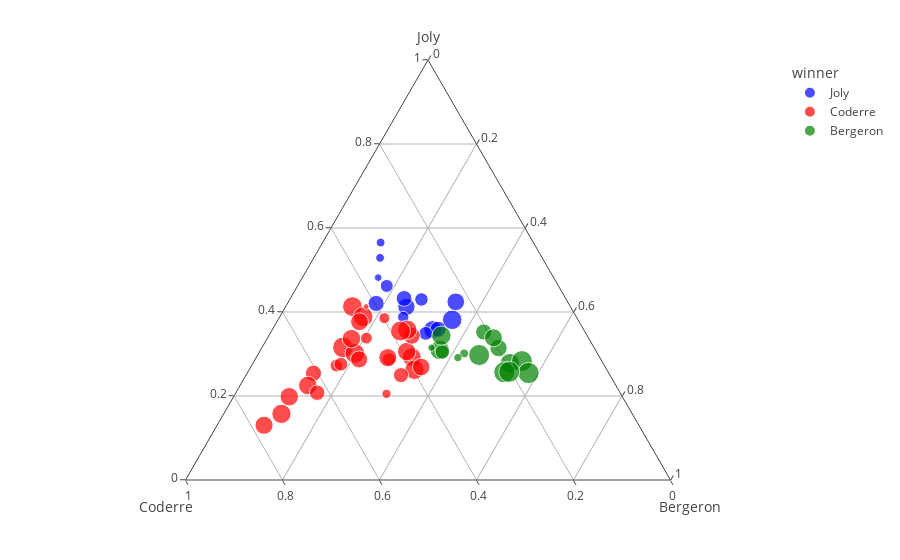

The code cell stored with this chart in its notebook:
### Code cell
df = px.data.election()
fig = px.scatter_ternary(df, a="Joly", b="Coderre", c="Bergeron", hover_name="district",
    color="winner", size="total", size_max=15,
    color_discrete_map = {"Joly": "blue", "Bergeron": "green", "Coderre":"red"} )
fig.show()

### Figure 1 — Plotly figure (JSON) as saved in the notebook; plotly's stock layout.template omitted (floating-point values rounded to 4 significant figures)
{"data": [{"a": [3024, 2675, 3578, 2849, 1894, 2282, 1636, 3262, 2648, 1266, 1908, 998, 1068, 690], "b": [2481, 2525, 2432, 2476, 1451, 1906, 1548, 1773, 2040, 1165, 1325, 631, 595, 518], "c": [1829, 1163, 3368, 2631, 754, 2169, 1503, 2653, 1437, 832, 1205, 258, 226, 224], "hovertemplate": "<b>%{hovertext}</b><br><br>winner=Joly<br>Joly=%{a}<br>Coderre=%{b}<br>Bergeron=%{c}<br>total=%{marker.size}<extra></extra>", "hovertext": ["101-Bois-de-Liesse", "102-Cap-Saint-Jacques", "161-Saint-HenriPetite-BourgognePointe-Saint-Charles", "172-Desmarchais-Crawford", "181-Peter-McGill", "182-Saint-Jacques", "33-Snowdon", "34-Notre-Dame-de-Grâce", "35-Loyola", "41-du Canal", "43-Fort-Rolland", "61-Pierre-Foretier", "62-Denis-Benjamin-Viger", "63-Jacques-Bizard"], "legendgroup": "Joly", "marker": {"color": "blue", "size": [7334, 6363, 9378, 7956, 4099, 6357, 4687, 7688, 6125, 3263, 4438, 1887, 1889, 1432], "sizemode": "area", "sizeref": 49.11, "symbol": "circle"}, "mode": "markers", "name": "Joly", "showlegend": true, "subplot": "ternary", "type": "scatterternary"}, {"a": [2532, 2543, 3330, 2852, 1656, 2431, 2081, 3959, 2822, 1641, 1908, 2438, 3291, 1220, 2039, 1402, 1076, 1172, 1286, 1232, 1157, 3717, 2943, 326, 3454, 2338, 1435, 1051, 423], "b": [3348, 3252, 5456, 4734, 5737, 3673, 3612, 4308, 4104, 3931, 5387, 2566, 3347, 3668, 2878, 2420, 2184, 1589, 2526, 1873, 1193, 4201, 3536, 332, 3694, 3509, 6591, 6229, 996], "c": [2770, 2521, 1760, 1879, 958, 3155, 1554, 1320, 1459, 882, 1184, 2092, 2562, 984, 2666, 1793, 691, 708, 851, 1182, 653, 1642, 1330, 131, 2589, 2178, 1085, 780, 643], "hovertemplate": "<b>%{hovertext}</b><br><br>winner=Coderre<br>Joly=%{a}<br>Coderre=%{b}<br>Bergeron=%{c}<br>total=%{marker.size}<extra></extra>", "hovertext": ["11-Sault-au-Récollet", "12-Saint-Sulpice", "121-La Pointe-aux-Prairies", "122-Pointe-aux-Trembles", "123-Rivière-des-Prairies", "134-Marie-Victorin", "14-Bordeaux-Cartierville", "141-Côte-de-Liesse", "142-Norman-McLaren", "151-Saint-Léonard-Est", "152-Saint-Léonard-Ouest", "162-Saint-PaulÉmard", "171-ChamplainL'Île-des-Soeurs", "191-Saint-Michel", "192-François-Perrault", "194-Parc-Extension", "21-Ouest", "22-Est", "23-Centre", "31-Darlington", "42-J.-Émery-Provost", "51-Sault-Saint-Louis", "52-Cecil-P.-Newman", "64-Sainte-Geneviève", "71-Tétreaultville", "74-Louis-Riel", "81-Marie-Clarac", "82-Ovide-Clermont", "91-Claude-Ryan"], "legendgroup": "Coderre", "marker": {"color": "red", "size": [8650, 8316, 10546, 9465, 8351, 9259, 7247, 9587, 8385, 6454, 8479, 7096, 9200, 5872, 7583, 5615, 3951, 3469, 4663, 4287, 3003, 9560, 7809, 789, 9737, 8025, 9111, 8060, 2062], "sizemode": "area", "sizeref": 49.11, "symbol": "circle"}, "mode": "markers", "name": "Coderre", "showlegend": true, "subplot": "ternary", "type": "scatterternary"}, {"a": [2514, 3044, 2316, 2873, 2815, 2788, 3234, 2271, 2782, 1578, 3139, 2675, 592, 419, 489], "b": [1734, 1770, 1455, 2979, 1827, 2331, 2670, 1347, 2201, 1644, 2746, 1546, 540, 446, 491], "c": [4782, 5933, 3599, 3430, 6408, 5748, 4962, 2827, 5819, 1950, 3250, 3679, 833, 465, 698], "hovertemplate": "<b>%{hovertext}</b><br><br>winner=Bergeron<br>Joly=%{a}<br>Coderre=%{b}<br>Bergeron=%{c}<br>total=%{marker.size}<extra></extra>", "hovertext": ["111-Mile-End", "112-DeLorimier", "113-Jeanne-Mance", "13-Ahuntsic", "131-Saint-Édouard", "132-Étienne-Desmarteau", "133-Vieux-Rosemont", "183-Sainte-Marie", "193-Villeray", "32-Côte-des-Neiges", "72-MaisonneuveLongue-Pointe", "73-Hochelaga", "92-Joseph-Beaubien", "93-Robert-Bourassa", "94-Jeanne-Sauvé"], "legendgroup": "Bergeron", "marker": {"color": "green", "size": [9030, 10747, 7370, 9282, 11050, 10867, 10866, 6445, 10802, 5172, 9135, 7900, 1965, 1330, 1678], "sizemode": "area", "sizeref": 49.11, "symbol": "circle"}, "mode": "markers", "name": "Bergeron", "showlegend": true, "subplot": "ternary", "type": "scatterternary"}], "layout": {"legend": {"itemsizing": "constant", "title": {"text": "winner"}, "tracegroupgap": 0}, "margin": {"t": 60}, "ternary": {"aaxis": {"title": {"text": "Joly"}}, "baxis": {"title": {"text": "Coderre"}}, "caxis": {"title": {"text": "Bergeron"}}, "domain": {"x": [0, 1], "y": [0, 1]}}}}
